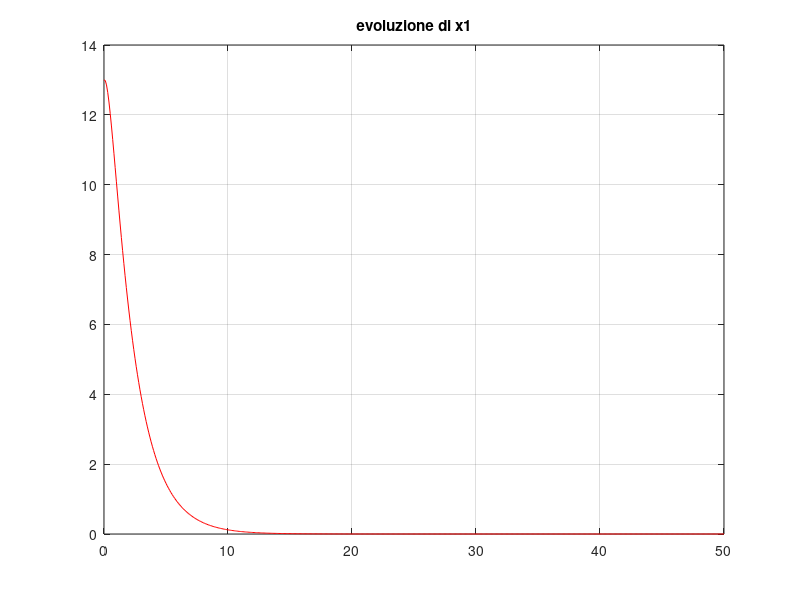
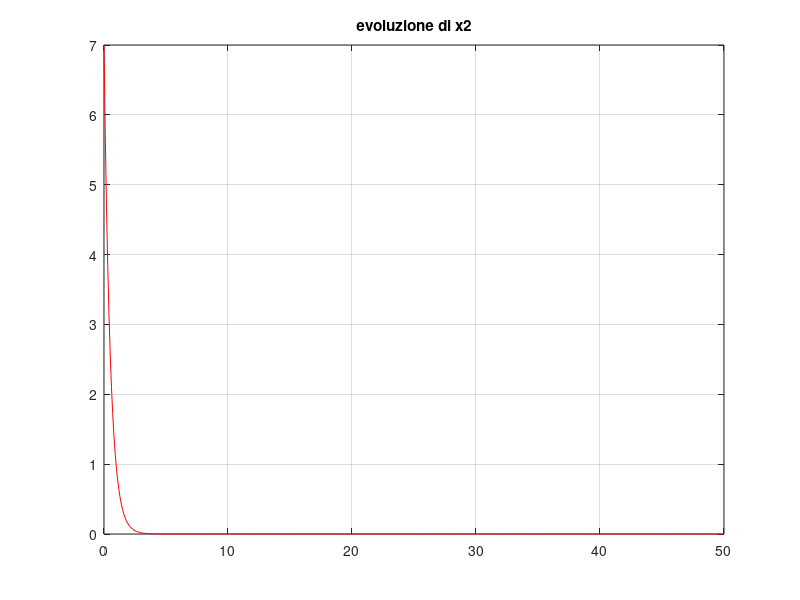

These charts were generated, in order, by the following MATLAB code:
parte = menu('scegli quale esercizio:',...
              'CASO CONTINUO',...
              'CASO DISCRETO');
switch(parte)
case 1
  %CASO CONTINUO
  close all
  clear all
  %date le matrici di stato
  B = [1,1].'
  C = [1,3]
  D = [0]
  %e dati
  T = 0:0.1:50;
  U = 0*T;
  %assumo un ingresso x(t=0) != [0,0]T
  x = randperm(20,2).'

  mat = menu('scegli i valori di A : ',...
              'A = [[-0.5,1],[0,-2]]',...
              'A = [[-0.5,1],[0,-1]]',...
              'A = [-0.5,1],[0,0]]',...
              'A = [[-0.5,1],[0,1]]',...
              'simulare tutte le possibili matrici');
  switch(mat)
  case 1
    A = [[-0.5,1];[0,-2]]
    %AUTOVALORI = {-0.5, -2}
    %stabilita interna : ASINTOTICA STABILITA
    %se Re{lambda} < 0 per ogni lambda => ASINT. STAB.

    %simulare l'evoluzione dello stato x
    SYS = ss(A,B,C,D);
    [YS,TS,XS] = lsim(SYS,U,T,x);

    %plottare l'evoluzione dello stato x1
    figure, plot(TS,XS(:,1),'r'), grid on, title('evoluzione di x1')
    %plottare l'evoluzione dello stato x2
    figure, plot(TS,XS(:,2),'r'), grid on, title('evoluzione di x2')

    %il sistema è internamente stabile, cioe tutti gli autovalori hanno parte reale negativa
    %per quesato motivo levoluzione di x converge a zero
  case 2
    A = [[-0.5,1];[0,-1]]
    %AUTOVALORI {-0.5, -1}
    %stabilita interna ASINTOTICA STABILITA
    %se Re{lambda} < 0 per ogni lambda => ASINT. STAB.

    %simulare l'evoluzione dello stato x
    SYS = ss(A,B,C,D);
    [YS,TS,XS] = lsim(SYS,U,T,x);

    %plottare l'evoluzione dello stato x1
    figure, plot(TS,XS(:,1),'r'), grid on, title('evoluzione di x1')
    %plottare l'evoluzione dello stato x2
    figure, plot(TS,XS(:,2),'r'), grid on, title('evoluzione di x2')

    %il sistema è internamente stabile, cioe tutti gli autovalori hanno parte reale negativa
    %per quesato motivo levoluzione di x converge a zero

  case 3
    A = [[-0.5,1];[0,0]]
    %AUTOVALORI : {-0.5, 0}
    %stabilita interna : SEMPLICEMENTE STABILE
    %se tutti gli autovalori con parte reale <=0 e esiste un autovalore con molteplicita
    %uno la cui parte reale vale 0

    %simulare l'evoluzione dello stato x
    SYS = ss(A,B,C,D);
    [YS,TS,XS] = lsim(SYS,U,T,x);

    %plottare l'evoluzione dello stato x1
    figure, plot(TS,XS(:,1),'r'), grid on, title('evoluzione di x1')
    %plottare l'evoluzione dello stato x2
    figure, plot(TS,XS(:,2),'r'), grid on, title('evoluzione di x2')

    %il sistema e semplicemente stabile con un autovalore nullo
    %per questo motivo l'evoluzione dello stato x2 rimane limitata
    %mentre l'evoluzione di x1 coe asdintoticamente a zero

  case 4
    A = [[-0.5,1];[0,1]]
    %AUTOVALORI : {-0.5, 1}
    %stabilita interna : INSTABILE
    %esiste un autovalore con parte reale > 0

    %simulare l'evoluzione dello stato x
    SYS = ss(A,B,C,D);
    [YS,TS,XS] = lsim(SYS,U,T,x);

    %plottare l'evoluzione dello stato x1
    figure, plot(TS,XS(:,1),'r'), grid on, title('evoluzione di x1')
    %plottare l'evoluzione dello stato x2
    figure, plot(TS,XS(:,2),'r'), grid on, title('evoluzione di x2')

    %il sistema e instabile con almeno un autovalore positivo
    %questo implica che l'evoluzione dell'uscita diverga a infinito
  case 5
    A1 = [[-0.5,1];[0,-2]]
    A2 = [[-0.5,1];[0,-1]]
    A3 = [[-0.5,1];[0,0]]
    A4 = [[-0.5,1];[0,1]]
    %simulo l'evoluzione dello stato x
    SYS1 = ss(A1,B,C,D);
    [YS1,TS1,XS1] = lsim(SYS1,U,T,x);
    SYS2 = ss(A2,B,C,D);
    [YS2,TS2,XS2] = lsim(SYS2,U,T,x);
    SYS3 = ss(A3,B,C,D);
    [YS3,TS3,XS3] = lsim(SYS3,U,T,x);
    SYS4 = ss(A4,B,C,D);
    [YS4,TS4,XS4] = lsim(SYS4,U,T,x);

    %plottare l'evoluzione dello stato X1
    figure, plot(TS1,XS1(:,1),'r',TS2,XS2(:,1),'g',TS3,XS3(:,1),'b',TS4,XS4(:,1),'y'), grid on, title('evoluzione di x1')
    %plottare l'evoluzione dello stato x2
    figure, plot(TS1,XS1(:,2),'r',TS2,XS2(:,2),'g',TS3,XS3(:,2),'b',TS4,XS4(:,2),'y'), grid on, title('evoluzione di x2')

  end

case 2
  close all
  clear all
  %date le matrici di stato
  B = [1,1].'
  C = [1,3]
  D = [0]
  %e dati
  T = 0:1:20;
  U = 0*T;

  %assumo un ingresso x(t=0) != [0,0]T
  x = randperm(20,2).'

  mat = menu('scegli i valori di A : ',...
              'A = [[-0.5,1],[0,-2]]',...
              'A = [[-0.5,1],[0,-1]]',...
              'A = [-0.5,1],[0,0]]',...
              'A = [[-0.5,1],[0,1]]',...
              'simulare tutte le possibili matrici');
  switch(mat)
  case 1
    A = [[-0.5,1];[0,-2]]
    %AUTOVALORI = {-0.5, -2}
    %stabilita interna : INSTABILITA
    %se esiste una utovalore con modulo > 1 = INSTABILE

    %simulare l'evoluzione dello stato x
    SYS = ss(A,B,C,D,-1);
    [YS,TS,XS] = lsim(SYS,U,T,x);

    %plottare l'evoluzione dello stato x1
    figure, plot(TS,XS(:,1),'r'), grid on, title('evoluzione di x1')
    %plottare l'evoluzione dello stato x2
    figure, plot(TS,XS(:,2),'r'), grid on, title('evoluzione di x2')

    %il sistema ha almeno un autovalore con modulo > 1 e quindi almeno una delle
    %evoluzioni degli stati di x divergerta a infinito

  case 2
    A = [[-0.5,1];[0,-1]]
    %AUTOVALORI {-0.5, -1}
    %stabilita interna SEMPLICE STABILITA
    %se tutti  gli autovalori hanno parte reale in modulo <= 1 e esiste
    %un autovalore in modulo = 1 con molteplicità 1 => SEMPL. STAB

    %simulare l'evoluzione dello stato x
    SYS = ss(A,B,C,D,-1);
    [YS,TS,XS] = lsim(SYS,U,T,x);

    %plottare l'evoluzione dello stato x1
    figure, plot(TS,XS(:,1),'r'), grid on, title('evoluzione di x1')
    %plottare l'evoluzione dello stato x2
    figure, plot(TS,XS(:,2),'r'), grid on, title('evoluzione di x2')

    %il sistema ha un autovalore con modulo uguale a 1 e questo implica che la
    %sua evoluzione dello stato rimarra limitata senza convergere a zero

  case 3
    A = [[-0.5,1];[0,0]]
    %AUTOVALORI : {-0.5, 0}
    %stabilita interna : ASINTOTICA STABILITA
    %tutti gli autovalori hanno modulo < 1 => ASINT. STAB.

    %simulare l'evoluzione dello stato x
    SYS = ss(A,B,C,D,-1);
    [YS,TS,XS] = lsim(SYS,U,T,x);

    %plottare l'evoluzione dello stato x1
    figure, plot(TS,XS(:,1),'r'), grid on, title('evoluzione di x1')
    %plottare l'evoluzione dello stato x2
    figure, plot(TS,XS(:,2),'r'), grid on, title('evoluzione di x2')

    %tutti gli autovalori hanno modulo minore di 1 e quindi
    %l'evoluzione di x convergera asintoticamente a zero

  case 4
    A = [[-0.5,1];[0,1]]
    %AUTOVALORI : {-0.5, 1}
    %se tutti  gli autovalori hanno parte reale in modulo <= 1 e esiste
    %un autovalore in modulo = 1 con molteplicità 1 => SEMPL. STAB

    %simulare l'evoluzione dello stato x
    SYS = ss(A,B,C,D,-1);
    [YS,TS,XS] = lsim(SYS,U,T,x);

    %plottare l'evoluzione dello stato x1
    figure, plot(TS,XS(:,1),'r'), grid on, title('evoluzione di x1')
    %plottare l'evoluzione dello stato x2
    figure, plot(TS,XS(:,2),'r'), grid on, title('evoluzione di x2')

    %il sistema ha un autovalore con modulo uguale a 1 e questo implica che la
    %sua evoluzione dello stato rimarra limitata senza convergere a zero

  case 5
    A1 = [[-0.5,1];[0,-2]]
    A2 = [[-0.5,1];[0,-1]]
    A3 = [[-0.5,1];[0,0]]
    A4 = [[-0.5,1];[0,1]]
    %simulo l'evoluzione dello stato x
    SYS1 = ss(A1,B,C,D,-1);
    [YS1,TS1,XS1] = lsim(SYS1,U,T,x);
    SYS2 = ss(A2,B,C,D,-1);
    [YS2,TS2,XS2] = lsim(SYS2,U,T,x);
    SYS3 = ss(A3,B,C,D,-1);
    [YS3,TS3,XS3] = lsim(SYS3,U,T,x);
    SYS4 = ss(A4,B,C,D,-1);
    [YS4,TS4,XS4] = lsim(SYS4,U,T,x);

    %plottare l'evoluzione dello stato X1
    figure, plot(TS1,XS1(:,1),'r',TS2,XS2(:,1),'g',TS3,XS3(:,1),'b',TS4,XS4(:,1),'y'), grid on, title('evoluzione di x1')
    %plottare l'evoluzione dello stato x2
    figure, plot(TS1,XS1(:,2),'r',TS2,XS2(:,2),'g',TS3,XS3(:,2),'b',TS4,XS4(:,2),'y'), grid on, title('evoluzione di x2')

  end


end
